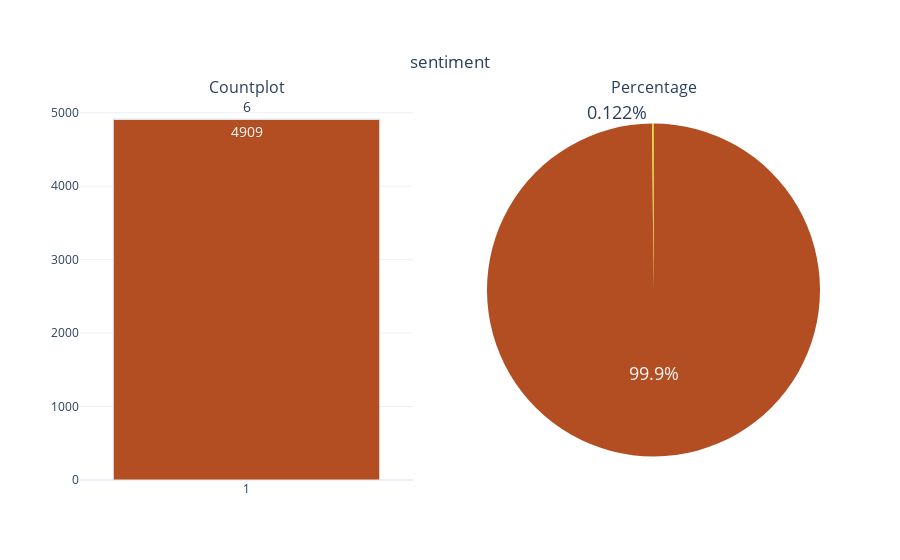

Notebook code cell kept with this figure:
### Code cell
categorical_variable_summary(df, 'sentiment')

### Figure 1 — Plotly figure (JSON) as saved in the notebook; plotly's stock layout.template omitted (floating-point values rounded to 4 significant figures)
{"data": [{"marker": {"color": ["#B34D22", "#EBE00C", "#1FEB0C", "#0C92EB", "#EB0CD5"], "line": {"color": "#DBE6EC", "width": 1}}, "name": "sentiment", "showlegend": false, "text": ["4909", "6"], "textfont": {"size": 14}, "textposition": "auto", "type": "bar", "x": ["1", "1"], "xaxis": "x", "y": [4909, 6], "yaxis": "y"}, {"domain": {"x": [0.55, 1], "y": [0, 1]}, "labels": ["Neutral", "Positive"], "marker": {"colors": ["#B34D22", "#EBE00C", "#1FEB0C", "#0C92EB", "#EB0CD5"]}, "name": "sentiment", "showlegend": false, "textfont": {"size": 18}, "textposition": "auto", "type": "pie", "values": [4909, 6]}], "layout": {"annotations": [{"font": {"size": 16}, "showarrow": false, "text": "Countplot", "x": 0.225, "xanchor": "center", "xref": "paper", "y": 1, "yanchor": "bottom", "yref": "paper"}, {"font": {"size": 16}, "showarrow": false, "text": "Percentage", "x": 0.775, "xanchor": "center", "xref": "paper", "y": 1, "yanchor": "bottom", "yref": "paper"}], "autosize": true, "title": {"text": "sentiment", "x": 0.5, "xanchor": "center", "y": 0.9, "yanchor": "top"}, "xaxis": {"anchor": "y", "autorange": true, "domain": [0, 0.45], "range": [-0.5, 0.5], "type": "category"}, "yaxis": {"anchor": "x", "autorange": true, "domain": [0, 1], "range": [0, 5174.0], "type": "linear"}}}
